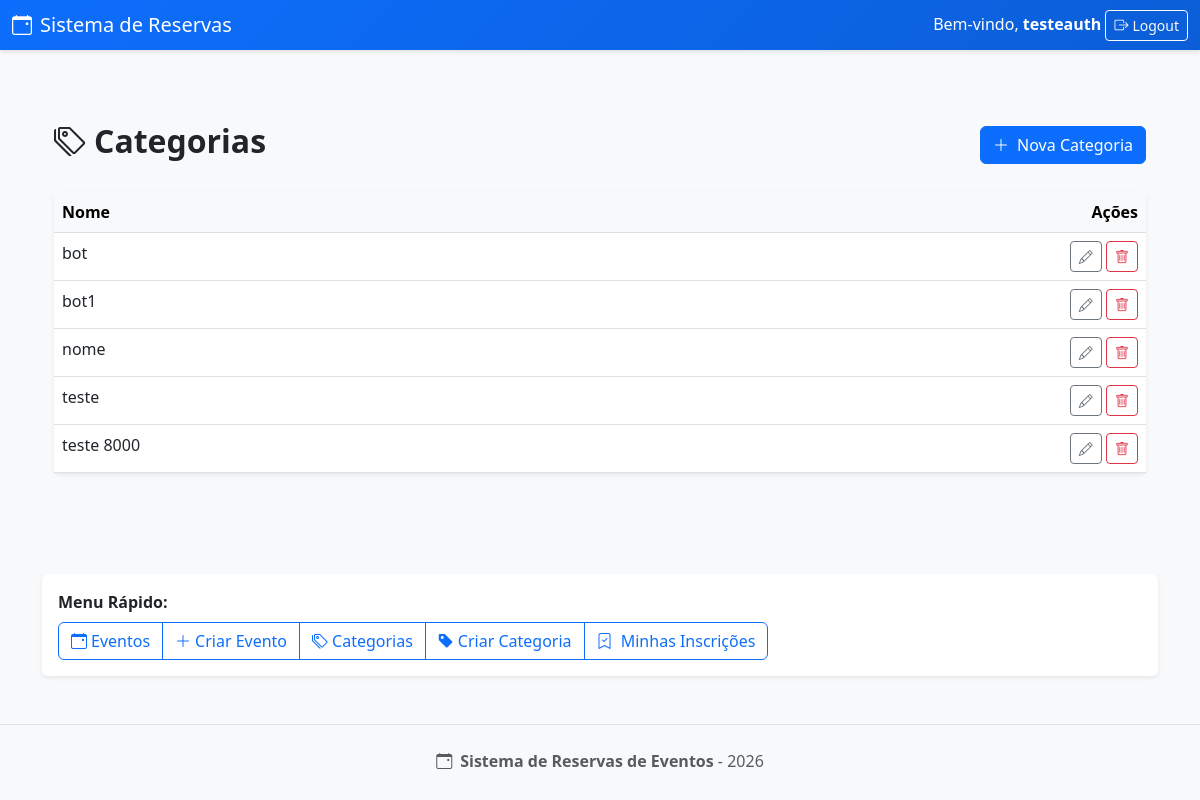
/sistemareservas/categorias/ (signed in), run on the app's committed database.
### sistemareservas/models.py (models this page shows, shortened)
class CategoriaEvento(models.Model):
    nome = models.CharField(max_length=100, unique=True)

### sistemareservas/views.py (the view)
# urls.py: path('categorias/', views.categoria_list, name='categoria_list'),
@permission_required('sistemareservas.view_categoriaevento', login_url=URL_NEGADO)
def categoria_list(request):
    categorias = CategoriaEvento.objects.all().order_by('nome')
    return render(request, 'sistemareservas/categoria_list.html', {
        'categorias': categorias
    })

### sistemareservas/templates/sistemareservas/categoria_list.html
{% extends 'sistemareservas/base.html' %}
{% block content %}
<div class="container py-5">
    <div class="d-flex justify-content-between align-items-center mb-4">
        <h2 class="fw-bold">
            <i class="bi bi-tags me-2"></i>Categorias
        </h2>
        {% if perms.sistemareservas.add_categoriaevento %}
            <a href="{% url 'categoria_create' %}" class="btn btn-primary">
                <i class="bi bi-plus-lg me-1"></i> Nova Categoria
            </a>
        {% endif %}
    </div>
    <div class="card shadow-sm border-0">
        <div class="card-body p-0">
            <table class="table table-hover mb-0">
                <thead class="table-light">
                    <tr>
                        <th>Nome</th>
                        {% if perms.sistemareservas.change_categoriaevento or perms.sistemareservas.delete_categoriaevento %}
                            <th class="text-end">Ações</th>
                        {% endif %}
                    </tr>
                </thead>
                <tbody>
                    {% for categoria in categorias %}
                        <tr>
                            <td>{{ categoria.nome }}</td>
                            {% if perms.sistemareservas.change_categoriaevento or perms.sistemareservas.delete_categoriaevento %}
                                <td class="text-end">
                                    {% if perms.sistemareservas.change_categoriaevento %}
                                        <a href="{% url 'categoria_update' categoria.id %}"
                                           class="btn btn-sm btn-outline-secondary">
                                            <i class="bi bi-pencil"></i>
                                        </a>
                                    {% endif %}
                                    {% if perms.sistemareservas.delete_categoriaevento %}
                                        <a href="{% url 'categoria_delete' categoria.id %}"
                                           class="btn btn-sm btn-outline-danger"
                                           onclick="return confirm('Deseja realmente excluir esta categoria?');">
                                            <i class="bi bi-trash"></i>
                                        </a>
                                    {% endif %}
                                </td>
                            {% endif %}
                        </tr>
                    {% empty %}
                        <tr>
                            <td colspan="2" class="text-center text-muted py-4">
                                Nenhuma categoria cadastrada.
                            </td>
                        </tr>
                    {% endfor %}
                </tbody>
            </table>
        </div>
    </div>
</div>
{% endblock %}

### sistemareservas/templates/sistemareservas/base.html (shortened to what this page needs)
<!DOCTYPE html>
<html lang="pt-br">
<head>
    <link href="https://cdn.jsdelivr.net/npm/bootstrap@5.3.0/dist/css/bootstrap.min.css" rel="stylesheet">
    <link rel="stylesheet" href="https://cdn.jsdelivr.net/npm/bootstrap-icons@1.11.0/font/bootstrap-icons.css">
</head>
<body>
<header class="navbar navbar-dark">
    <div class="container-fluid">
        <span class="navbar-brand mb-0 h1">
            <i class="bi bi-calendar-event me-2"></i>Sistema de Reservas
        </span>
        <div class="user-section">
            {% if user.is_authenticated %}
                <span class="text-white">Bem-vindo, <strong>{{ user.username }}</strong></span>
                <form action="{% url 'logout' %}" method="post" style="display:inline;">
                    <button type="submit" class="btn btn-sm btn-outline-light">
                        <i class="bi bi-box-arrow-right me-1"></i>Logout
                    </button>
                </form>
            {% endif %}
        </div>
    </div>
</header>
<main class="container py-4">
    {% block content %}
    {% endblock %}
</main>
<div class="container my-4">
    <div class="bg-white p-3 rounded shadow-sm">
        <p class="mb-2"><strong>Menu Rápido:</strong></p>
        <div class="btn-group" role="group">
            <a href="{% url 'evento_list' %}" class="btn btn-outline-primary">
                <i class="bi bi-calendar-event me-1"></i>Eventos
            </a>
            {% if perms.sistemareservas.add_evento %}
                <a href="{% url 'evento_create' %}" class="btn btn-outline-primary">
                    <i class="bi bi-plus-lg me-1"></i>Criar Evento
                </a>
            {% endif %}
            {% if perms.sistemareservas.view_categoriaevento %}
                <a href="{% url 'categoria_list' %}" class="btn btn-outline-primary">
                    <i class="bi bi-tags me-1"></i>Categorias
                </a>
            {% endif %}
            {% if perms.sistemareservas.add_categoriaevento %}
                <a href="{% url 'categoria_create' %}" class="btn btn-outline-primary">
                    <i class="bi bi-tag-fill me-1"></i>Criar Categoria
                </a>
            {% endif %}
            {% if user.is_authenticated %}
                <a href="{% url 'minhas_inscricoes' %}" class="btn btn-outline-primary">
                    <i class="bi bi-bookmark-check me-1"></i>
                    Minhas Inscrições
                </a>
            {% endif %}
        </div>
    </div>
</div>
<footer class="py-4 mt-5">
    <div class="container text-center">
        <p class="text-muted mb-0">
            <i class="bi bi-calendar-event me-2"></i><strong>Sistema de Reservas de Eventos</strong> - 2026
        </p>
    </div>
</footer>
</body>
</html>

### sistemareservas/templates/sistemareservas/base.html (style rules this page uses)
:root { --bs-body-font-family: 'Segoe UI', Tahoma, Geneva, Verdana, sans-serif; }
body { background-color: #f8f9fa; }
header { background: linear-gradient(135deg, #0d6efd 0%, #0b5ed7 100%); box-shadow: 0 2px 4px rgba(0,0,0,0.1); }
main { min-height: calc(100vh - 300px); }
footer { background-color: #f8f9fa; border-top: 1px solid #dee2e6; margin-top: 3rem; }

### data on the page
CategoriaEvento: nome "bot"
CategoriaEvento: nome "bot1"
CategoriaEvento: nome "nome"
CategoriaEvento: nome "teste"
CategoriaEvento: nome "teste 8000"

### other printed values
{{ user.username }} "testeauth"
